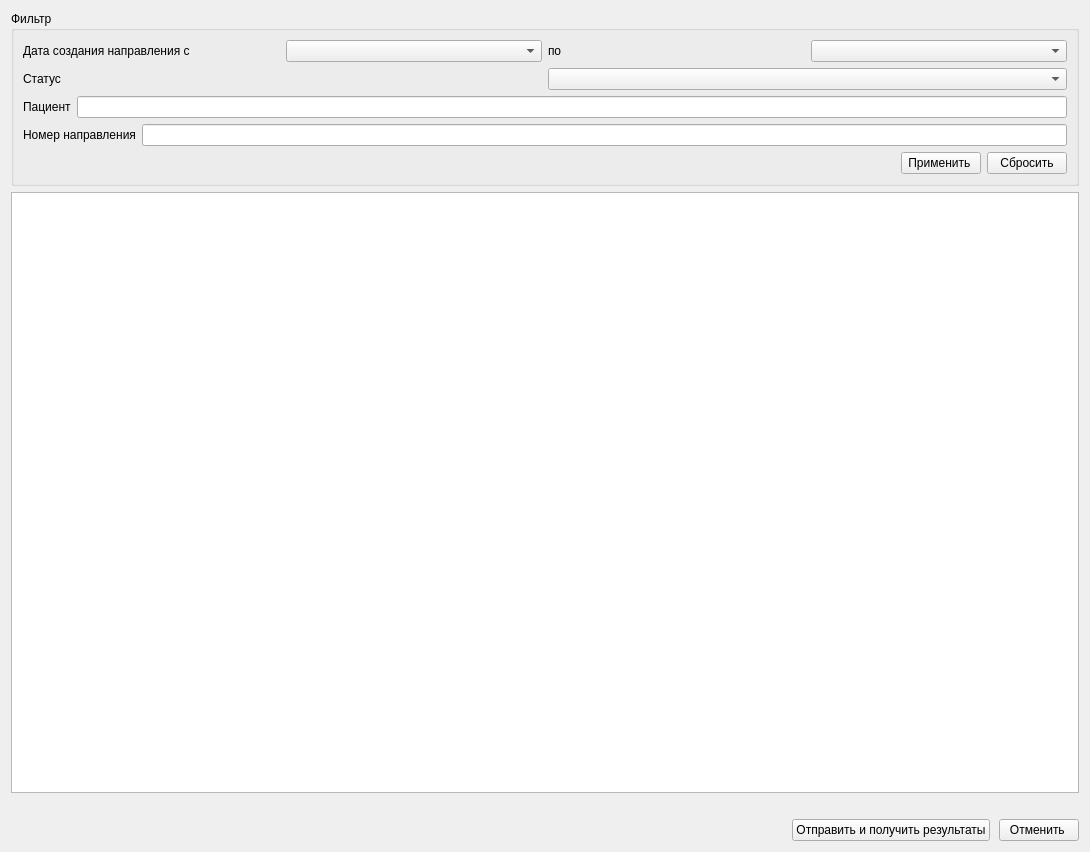
<?xml version="1.0" encoding="UTF-8"?>
<ui version="4.0">
 <class>DialogOdli</class>
 <widget class="QWidget" name="DialogOdli">
  <property name="geometry">
   <rect>
    <x>0</x>
    <y>0</y>
    <width>1090</width>
    <height>852</height>
   </rect>
  </property>
  <property name="windowTitle">
   <string>Обмен данными лабораторных исследований</string>
  </property>
  <layout class="QVBoxLayout" name="verticalLayout">
   <item>
    <widget class="QGroupBox" name="groupBox">
     <property name="title">
      <string>Фильтр</string>
     </property>
     <layout class="QGridLayout" name="gridLayout_4">
      <item row="0" column="0">
       <layout class="QGridLayout" name="gridLayout" columnstretch="0,0,0,0">
        <item row="0" column="2">
         <widget class="QLabel" name="lblEndDate">
          <property name="text">
           <string>по</string>
          </property>
         </widget>
        </item>
        <item row="0" column="1">
         <widget class="CDateEdit" name="cmbDate"/>
        </item>
        <item row="0" column="3">
         <widget class="CDateEdit" name="cmbEndDate"/>
        </item>
        <item row="0" column="0">
         <widget class="QLabel" name="lblBegDate">
          <property name="text">
           <string>Дата создания направления с</string>
          </property>
         </widget>
        </item>
       </layout>
      </item>
      <item row="1" column="0">
       <layout class="QGridLayout" name="gridLayout_3">
        <item row="0" column="0">
         <widget class="QLabel" name="lblStatus">
          <property name="text">
           <string>Статус </string>
          </property>
         </widget>
        </item>
        <item row="0" column="1">
         <widget class="QComboBox" name="cmbStatus">
          <item>
           <property name="text">
            <string/>
           </property>
          </item>
          <item>
           <property name="text">
            <string>Не выгружен в ЛИС</string>
           </property>
          </item>
          <item>
           <property name="text">
            <string>Заказ успешно выгружен в ЛИС</string>
           </property>
          </item>
          <item>
           <property name="text">
            <string>Результат загружен из ЛИС</string>
           </property>
          </item>
          <item>
           <property name="text">
            <string>Исследование отменено</string>
           </property>
          </item>
         </widget>
        </item>
       </layout>
      </item>
      <item row="10" column="0">
       <layout class="QGridLayout" name="gridLayout_2">
        <item row="0" column="2">
         <widget class="QPushButton" name="btnCancel_2">
          <property name="text">
           <string>Сбросить</string>
          </property>
         </widget>
        </item>
        <item row="0" column="1">
         <widget class="QPushButton" name="btnAply">
          <property name="text">
           <string>Применить </string>
          </property>
         </widget>
        </item>
        <item row="0" column="0">
         <spacer name="horizontalSpacer">
          <property name="orientation">
           <enum>Qt::Horizontal</enum>
          </property>
          <property name="sizeHint" stdset="0">
           <size>
            <width>40</width>
            <height>20</height>
           </size>
          </property>
         </spacer>
        </item>
       </layout>
      </item>
      <item row="2" column="0">
       <layout class="QHBoxLayout" name="horizontalLayout"/>
      </item>
      <item row="3" column="0">
       <layout class="QGridLayout" name="gridLayout_6">
        <item row="0" column="0">
         <widget class="QLabel" name="lblClient">
          <property name="sizePolicy">
           <sizepolicy hsizetype="Fixed" vsizetype="Preferred">
            <horstretch>0</horstretch>
            <verstretch>0</verstretch>
           </sizepolicy>
          </property>
          <property name="text">
           <string>Пациент</string>
          </property>
         </widget>
        </item>
        <item row="0" column="1">
         <widget class="QLineEdit" name="Client"/>
        </item>
       </layout>
      </item>
      <item row="6" column="0">
       <layout class="QGridLayout" name="gridLayout_7">
        <item row="0" column="0">
         <widget class="QLabel" name="lblNumber">
          <property name="sizePolicy">
           <sizepolicy hsizetype="Fixed" vsizetype="Preferred">
            <horstretch>0</horstretch>
            <verstretch>0</verstretch>
           </sizepolicy>
          </property>
          <property name="text">
           <string>Номер направления</string>
          </property>
         </widget>
        </item>
        <item row="0" column="1">
         <widget class="QLineEdit" name="Number"/>
        </item>
       </layout>
      </item>
     </layout>
    </widget>
   </item>
   <item>
    <widget class="CTableView" name="tblActionODLI">
     <property name="sizePolicy">
      <sizepolicy hsizetype="Expanding" vsizetype="Expanding">
       <horstretch>0</horstretch>
       <verstretch>0</verstretch>
      </sizepolicy>
     </property>
    </widget>
   </item>
   <item>
    <widget class="QLabel" name="lblRecordsCount">
     <property name="text">
      <string/>
     </property>
    </widget>
   </item>
   <item>
    <layout class="QGridLayout" name="gridLayout_5">
     <property name="horizontalSpacing">
      <number>9</number>
     </property>
     <item row="0" column="1">
      <widget class="QPushButton" name="btnOk">
       <property name="text">
        <string>Отправить и получить результаты</string>
       </property>
      </widget>
     </item>
     <item row="0" column="0">
      <spacer name="horizontalSpacer_2">
       <property name="orientation">
        <enum>Qt::Horizontal</enum>
       </property>
       <property name="sizeHint" stdset="0">
        <size>
         <width>40</width>
         <height>20</height>
        </size>
       </property>
      </spacer>
     </item>
     <item row="0" column="2">
      <widget class="QPushButton" name="btnClose">
       <property name="text">
        <string>Отменить </string>
       </property>
      </widget>
     </item>
    </layout>
   </item>
  </layout>
 </widget>
 <customwidgets>
  <customwidget>
   <class>CDateEdit</class>
   <extends>QComboBox</extends>
   <header>library/DateEdit.h</header>
  </customwidget>
  <customwidget>
   <class>CTableView</class>
   <extends>QTableView</extends>
   <header>library/TableView.h</header>
  </customwidget>
 </customwidgets>
 <resources/>
 <connections/>
</ui>
